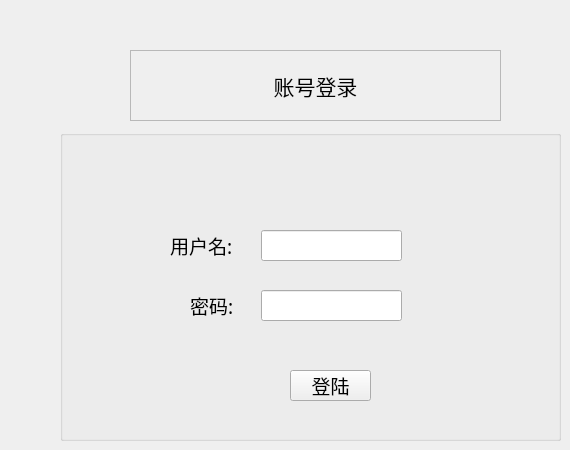
     <widget class="QWidget" name="account">
      <widget class="QLabel" name="welcomeLabel_3">
       <property name="geometry">
        <rect>
         <x>130</x>
         <y>50</y>
         <width>371</width>
         <height>71</height>
        </rect>
       </property>
       <property name="font">
        <font>
         <family>Adobe 仿宋 Std R</family>
         <pointsize>16</pointsize>
        </font>
       </property>
       <property name="frameShape">
        <enum>QFrame::StyledPanel</enum>
       </property>
       <property name="text">
        <string>账号登录</string>
       </property>
       <property name="alignment">
        <set>Qt::AlignCenter</set>
       </property>
      </widget>
      <widget class="QGroupBox" name="groupBox_2">
       <property name="geometry">
        <rect>
         <x>60</x>
         <y>130</y>
         <width>501</width>
         <height>311</height>
        </rect>
       </property>
       <property name="title">
        <string/>
       </property>
       <widget class="QLabel" name="unmlabel">
        <property name="geometry">
         <rect>
          <x>110</x>
          <y>100</y>
          <width>81</width>
          <height>31</height>
         </rect>
        </property>
        <property name="font">
         <font>
          <family>宋体</family>
          <pointsize>14</pointsize>
         </font>
        </property>
        <property name="text">
         <string>用户名:</string>
        </property>
       </widget>
       <widget class="QLineEdit" name="user_loginEdit">
        <property name="geometry">
         <rect>
          <x>201</x>
          <y>100</y>
          <width>141</width>
          <height>31</height>
         </rect>
        </property>
       </widget>
       <widget class="QLabel" name="upwdlabel">
        <property name="geometry">
         <rect>
          <x>130</x>
          <y>160</y>
          <width>51</width>
          <height>31</height>
         </rect>
        </property>
        <property name="font">
         <font>
          <family>宋体</family>
          <pointsize>14</pointsize>
         </font>
        </property>
        <property name="text">
         <string>密码:</string>
        </property>
       </widget>
       <widget class="QLineEdit" name="user_pwdEdit">
        <property name="geometry">
         <rect>
          <x>201</x>
          <y>160</y>
          <width>141</width>
          <height>31</height>
         </rect>
        </property>
        <property name="echoMode">
         <enum>QLineEdit::Password</enum>
        </property>
       </widget>
       <widget class="QPushButton" name="user_loginBtn">
        <property name="geometry">
         <rect>
          <x>230</x>
          <y>240</y>
          <width>81</width>
          <height>31</height>
         </rect>
        </property>
        <property name="font">
         <font>
          <family>宋体</family>
          <pointsize>14</pointsize>
         </font>
        </property>
        <property name="text">
         <string>登陆</string>
        </property>
       </widget>
      </widget>
     </widget>
